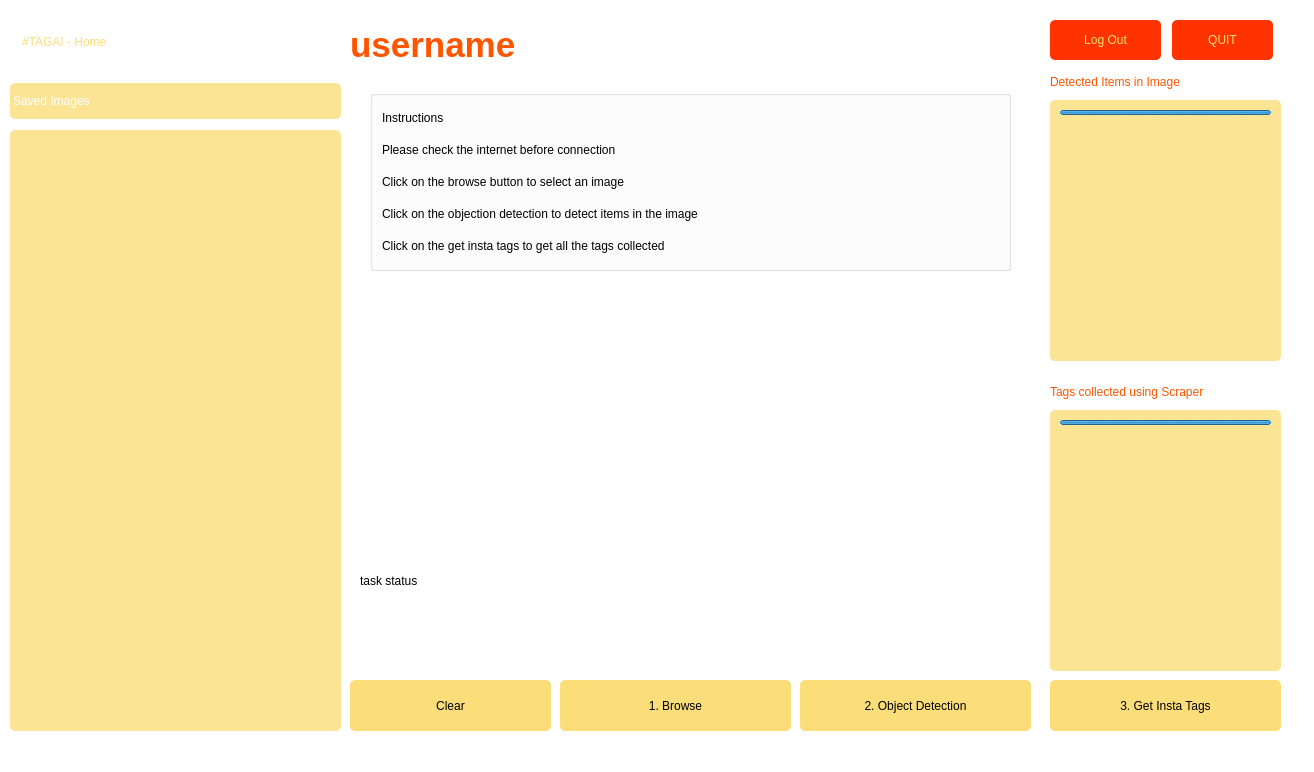
<?xml version="1.0" encoding="UTF-8"?>
<ui version="4.0">
 <class>wrapper</class>
 <widget class="QMainWindow" name="wrapper">
  <property name="geometry">
   <rect>
    <x>0</x>
    <y>0</y>
    <width>1314</width>
    <height>772</height>
   </rect>
  </property>
  <property name="windowTitle">
   <string>MainWindow</string>
  </property>
  <widget class="QWidget" name="centralwidget">
   <widget class="QGraphicsView" name="bgImage">
    <property name="geometry">
     <rect>
      <x>-10</x>
      <y>-20</y>
      <width>1531</width>
      <height>841</height>
     </rect>
    </property>
    <property name="styleSheet">
     <string notr="true"/>
    </property>
   </widget>
   <widget class="QListWidget" name="listWidget">
    <property name="geometry">
     <rect>
      <x>10</x>
      <y>130</y>
      <width>331</width>
      <height>601</height>
     </rect>
    </property>
    <property name="styleSheet">
     <string notr="true">border-radius:5px;
padding:10px 5;
background-color: rgba(251, 221, 122,0.8);

</string>
    </property>
   </widget>
   <widget class="QGraphicsView" name="show_img">
    <property name="geometry">
     <rect>
      <x>350</x>
      <y>70</y>
      <width>681</width>
      <height>601</height>
     </rect>
    </property>
    <property name="contextMenuPolicy">
     <enum>Qt::ActionsContextMenu</enum>
    </property>
    <property name="styleSheet">
     <string notr="true">QGraphicsView
{
background: url(:/images/assets/images/placeholder.jpg) center;

border-radius:5px;
}</string>
    </property>
   </widget>
   <widget class="QPushButton" name="btnBrowse_img">
    <property name="geometry">
     <rect>
      <x>560</x>
      <y>680</y>
      <width>231</width>
      <height>51</height>
     </rect>
    </property>
    <property name="mouseTracking">
     <bool>false</bool>
    </property>
    <property name="styleSheet">
     <string notr="true">QPushButton
{
background:#fbdd7a;
color:Black;
border-radius:5px;

	font: 75 italic 14pt &quot;Calibri&quot;;
}
QPushButton:hover
{
background:#fca22c;
color:Black;
border-radius:5px;
}</string>
    </property>
    <property name="text">
     <string>1. Browse</string>
    </property>
   </widget>
   <widget class="QLineEdit" name="lineEdit">
    <property name="geometry">
     <rect>
      <x>20</x>
      <y>10</y>
      <width>395</width>
      <height>63</height>
     </rect>
    </property>
    <property name="styleSheet">
     <string notr="true">QLineEdit

{
background:transparent;
color:#fbdd7a;
border-radius:15px;
font: 40 Bold  30pt &quot;Calibri&quot;;
	
}
</string>
    </property>
    <property name="text">
     <string>#TAGAI - Home</string>
    </property>
   </widget>
   <widget class="QPushButton" name="btnLogout">
    <property name="geometry">
     <rect>
      <x>1050</x>
      <y>20</y>
      <width>111</width>
      <height>40</height>
     </rect>
    </property>
    <property name="mouseTracking">
     <bool>false</bool>
    </property>
    <property name="styleSheet">
     <string notr="true">QPushButton
{
background:#ff3300;
color:#fbdd7a;
border-radius:5px;
font: 40 Bold  10pt &quot;Calibri&quot;;
}
QPushButton:hover
{
color:#fca22c;
border-color:;
border-radius:5px;
}</string>
    </property>
    <property name="text">
     <string>Log Out</string>
    </property>
   </widget>
   <widget class="QLabel" name="label_username">
    <property name="geometry">
     <rect>
      <x>350</x>
      <y>20</y>
      <width>681</width>
      <height>51</height>
     </rect>
    </property>
    <property name="styleSheet">
     <string notr="true">
font: 87 24pt &quot;Segoe UI Black&quot;;
color: rgb(255, 85, 0);</string>
    </property>
    <property name="text">
     <string>&lt;html&gt;&lt;head/&gt;&lt;body&gt;&lt;p&gt;&lt;span style=&quot; font-size:26pt; font-weight:600; font-style:normal;&quot;&gt;username&lt;/span&gt;&lt;/p&gt;&lt;/body&gt;&lt;/html&gt;</string>
    </property>
   </widget>
   <widget class="QPushButton" name="btnClear_img">
    <property name="geometry">
     <rect>
      <x>350</x>
      <y>680</y>
      <width>201</width>
      <height>51</height>
     </rect>
    </property>
    <property name="mouseTracking">
     <bool>false</bool>
    </property>
    <property name="styleSheet">
     <string notr="true">QPushButton
{
background:#fbdd7a;
color:Black;
border-radius:5px;

	font: 75 italic 14pt &quot;Calibri&quot;;
}
QPushButton:hover
{
background:#fca22c;
color:Black;
border-radius:5px;
}</string>
    </property>
    <property name="text">
     <string>Clear</string>
    </property>
   </widget>
   <widget class="QPushButton" name="btnObj_Detection">
    <property name="geometry">
     <rect>
      <x>800</x>
      <y>680</y>
      <width>231</width>
      <height>51</height>
     </rect>
    </property>
    <property name="mouseTracking">
     <bool>false</bool>
    </property>
    <property name="styleSheet">
     <string notr="true">QPushButton
{
background:#fbdd7a;
color:Black;
border-radius:5px;

	font: 75 italic 14pt &quot;Calibri&quot;;
}
QPushButton:hover
{
background:#fca22c;
color:Black;
border-radius:5px;
}</string>
    </property>
    <property name="text">
     <string>2. Object Detection</string>
    </property>
   </widget>
   <widget class="QPushButton" name="btnGet_Tag">
    <property name="geometry">
     <rect>
      <x>1050</x>
      <y>680</y>
      <width>231</width>
      <height>51</height>
     </rect>
    </property>
    <property name="mouseTracking">
     <bool>false</bool>
    </property>
    <property name="styleSheet">
     <string notr="true">QPushButton
{
background:#fbdd7a;
color:Black;
border-radius:5px;

	font: 75 italic 14pt &quot;Calibri&quot;;
}
QPushButton:hover
{
background:#fca22c;
color:Black;
border-radius:5px;
}</string>
    </property>
    <property name="text">
     <string>3. Get Insta Tags</string>
    </property>
   </widget>
   <widget class="QLabel" name="label">
    <property name="geometry">
     <rect>
      <x>1050</x>
      <y>70</y>
      <width>207</width>
      <height>23</height>
     </rect>
    </property>
    <property name="styleSheet">
     <string notr="true">
color: rgb(255, 85, 0);
font: 87 10pt &quot;Segoe UI Black&quot;;</string>
    </property>
    <property name="text">
     <string>Detected Items in Image</string>
    </property>
   </widget>
   <widget class="QGroupBox" name="instructions">
    <property name="geometry">
     <rect>
      <x>370</x>
      <y>90</y>
      <width>641</width>
      <height>181</height>
     </rect>
    </property>
    <property name="styleSheet">
     <string notr="true"/>
    </property>
    <layout class="QVBoxLayout" name="instruction">
     <item>
      <widget class="QLabel" name="label_1">
       <property name="styleSheet">
        <string notr="true">font: 75 10pt &quot;MS Shell Dlg 2&quot;;</string>
       </property>
       <property name="text">
        <string>Instructions</string>
       </property>
      </widget>
     </item>
     <item>
      <widget class="QLabel" name="label_2">
       <property name="styleSheet">
        <string notr="true">font: 75 10pt &quot;MS Shell Dlg 2&quot;;</string>
       </property>
       <property name="text">
        <string>Please check the internet before connection</string>
       </property>
      </widget>
     </item>
     <item>
      <widget class="QLabel" name="label_3">
       <property name="styleSheet">
        <string notr="true">font: 75 10pt &quot;MS Shell Dlg 2&quot;;</string>
       </property>
       <property name="text">
        <string>Click on the browse button to select an image</string>
       </property>
      </widget>
     </item>
     <item>
      <widget class="QLabel" name="label_4">
       <property name="styleSheet">
        <string notr="true">font: 75 10pt &quot;MS Shell Dlg 2&quot;;</string>
       </property>
       <property name="text">
        <string>Click on the objection detection to detect items in the image</string>
       </property>
      </widget>
     </item>
     <item>
      <widget class="QLabel" name="label_5">
       <property name="styleSheet">
        <string notr="true">font: 75 10pt &quot;MS Shell Dlg 2&quot;;</string>
       </property>
       <property name="text">
        <string>Click on the get insta tags to get all the tags collected </string>
       </property>
      </widget>
     </item>
    </layout>
   </widget>
   <widget class="QLabel" name="label_7">
    <property name="geometry">
     <rect>
      <x>1050</x>
      <y>380</y>
      <width>239</width>
      <height>23</height>
     </rect>
    </property>
    <property name="styleSheet">
     <string notr="true">
color: rgb(255, 85, 0);
font: 87 10pt &quot;Segoe UI Black&quot;;</string>
    </property>
    <property name="text">
     <string>Tags collected using Scraper</string>
    </property>
   </widget>
   <widget class="QPushButton" name="btnQuit">
    <property name="geometry">
     <rect>
      <x>1172</x>
      <y>20</y>
      <width>101</width>
      <height>40</height>
     </rect>
    </property>
    <property name="mouseTracking">
     <bool>false</bool>
    </property>
    <property name="styleSheet">
     <string notr="true">QPushButton
{
background:#ff3300;
color:#fbdd7a;
border-radius:5px;
font: 40 Bold  10pt &quot;Calibri&quot;;
}
QPushButton:hover
{
color:#fca22c;
border-color:;
border-radius:5px;
}</string>
    </property>
    <property name="text">
     <string>QUIT</string>
    </property>
   </widget>
   <widget class="QLabel" name="labelmsg">
    <property name="geometry">
     <rect>
      <x>360</x>
      <y>500</y>
      <width>651</width>
      <height>161</height>
     </rect>
    </property>
    <property name="styleSheet">
     <string notr="true">font: 75 10pt &quot;MS Shell Dlg 2&quot;;</string>
    </property>
    <property name="text">
     <string>task status</string>
    </property>
   </widget>
   <widget class="QLabel" name="label_6">
    <property name="geometry">
     <rect>
      <x>10</x>
      <y>83</y>
      <width>331</width>
      <height>36</height>
     </rect>
    </property>
    <property name="styleSheet">
     <string notr="true">padding:10px 0;
color:white;
border-radius:5px;
background-color: rgba(251, 221, 122,0.8);
</string>
    </property>
    <property name="text">
     <string>&lt;html&gt;&lt;head/&gt;&lt;body&gt;&lt;p&gt;Saved Images&lt;/p&gt;&lt;/body&gt;&lt;/html&gt;</string>
    </property>
   </widget>
   <widget class="QListWidget" name="items_in_img">
    <property name="geometry">
     <rect>
      <x>1050</x>
      <y>100</y>
      <width>231</width>
      <height>261</height>
     </rect>
    </property>
    <property name="styleSheet">
     <string notr="true">border-radius:5px;
padding:10px 5;
background-color: rgba(251, 221, 122,0.8);

</string>
    </property>
   </widget>
   <widget class="QListWidget" name="tag_in_img">
    <property name="geometry">
     <rect>
      <x>1050</x>
      <y>410</y>
      <width>231</width>
      <height>261</height>
     </rect>
    </property>
    <property name="contextMenuPolicy">
     <enum>Qt::NoContextMenu</enum>
    </property>
    <property name="styleSheet">
     <string notr="true">border-radius:5px;
padding:10px 5;
background-color: rgba(251, 221, 122,0.8);

</string>
    </property>
   </widget>
   <widget class="QProgressBar" name="progressBar">
    <property name="enabled">
     <bool>true</bool>
    </property>
    <property name="geometry">
     <rect>
      <x>1060</x>
      <y>110</y>
      <width>211</width>
      <height>5</height>
     </rect>
    </property>
    <property name="tabletTracking">
     <bool>false</bool>
    </property>
    <property name="toolTip">
     <string/>
    </property>
    <property name="whatsThis">
     <string/>
    </property>
    <property name="autoFillBackground">
     <bool>false</bool>
    </property>
    <property name="styleSheet">
     <string notr="true">border-radius:5px;




</string>
    </property>
    <property name="maximum">
     <number>0</number>
    </property>
    <property name="value">
     <number>-1</number>
    </property>
    <property name="textVisible">
     <bool>false</bool>
    </property>
   </widget>
   <widget class="QProgressBar" name="progressBarTags">
    <property name="enabled">
     <bool>true</bool>
    </property>
    <property name="geometry">
     <rect>
      <x>1060</x>
      <y>420</y>
      <width>211</width>
      <height>5</height>
     </rect>
    </property>
    <property name="tabletTracking">
     <bool>false</bool>
    </property>
    <property name="focusPolicy">
     <enum>Qt::TabFocus</enum>
    </property>
    <property name="toolTip">
     <string/>
    </property>
    <property name="whatsThis">
     <string/>
    </property>
    <property name="autoFillBackground">
     <bool>false</bool>
    </property>
    <property name="styleSheet">
     <string notr="true">border-radius:5px;</string>
    </property>
    <property name="maximum">
     <number>0</number>
    </property>
    <property name="value">
     <number>-1</number>
    </property>
    <property name="textVisible">
     <bool>false</bool>
    </property>
    <property name="orientation">
     <enum>Qt::Horizontal</enum>
    </property>
    <property name="textDirection">
     <enum>QProgressBar::BottomToTop</enum>
    </property>
   </widget>
   <widget class="QPushButton" name="copybin">
    <property name="geometry">
     <rect>
      <x>1250</x>
      <y>640</y>
      <width>30</width>
      <height>30</height>
     </rect>
    </property>
    <property name="autoFillBackground">
     <bool>false</bool>
    </property>
    <property name="styleSheet">
     <string notr="true">background: url(:/images/assets/images/copy.png) no-repeat center transparent;</string>
    </property>
    <property name="text">
     <string/>
    </property>
    <property name="flat">
     <bool>true</bool>
    </property>
   </widget>
  </widget>
 </widget>
 <resources>
  <include location="source.qrc"/>
 </resources>
 <connections/>
</ui>
